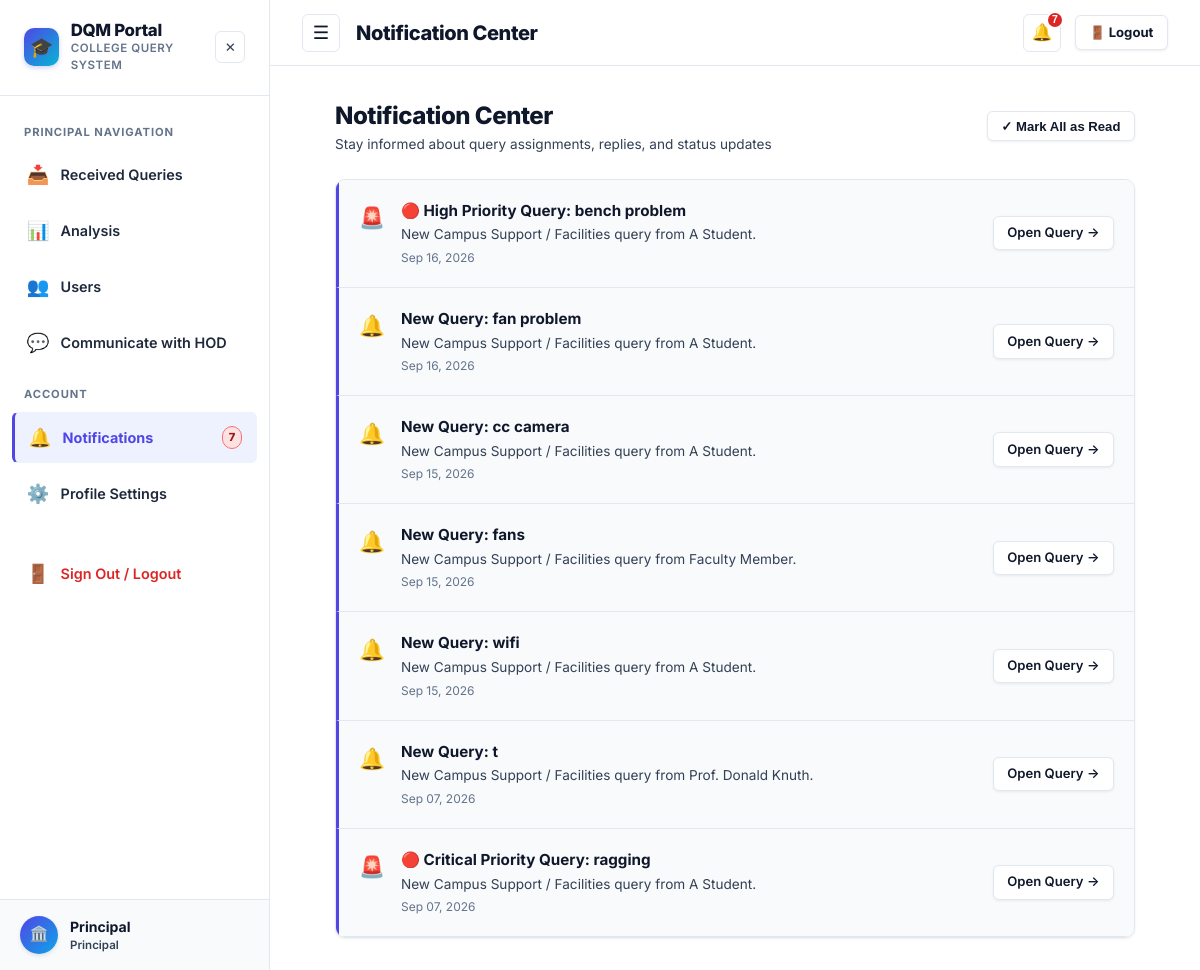
Before: /notifications (signed in) with the older database file.
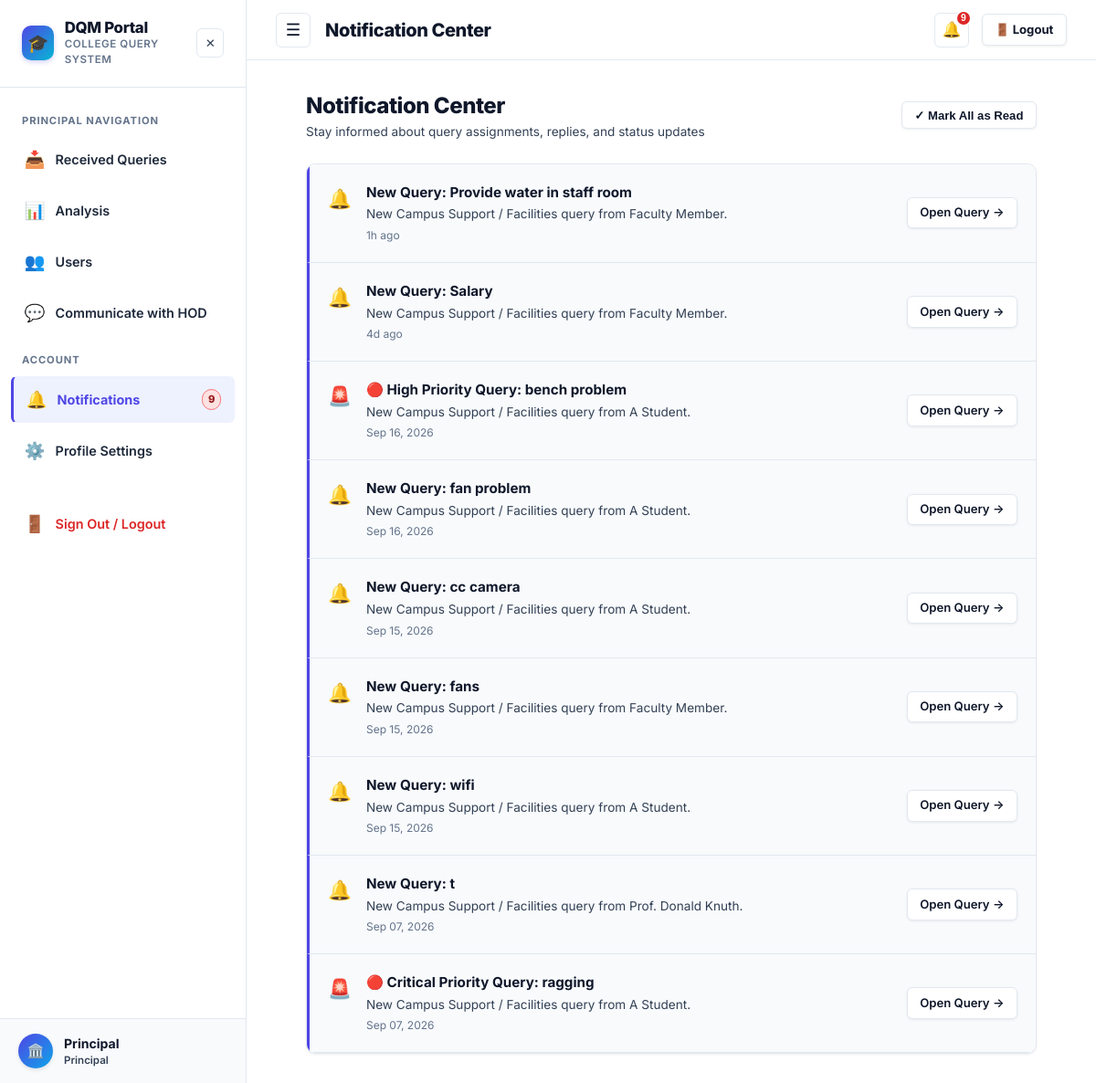
After: the same page with the newer database file.
### tables this page shows
CREATE TABLE notifications (
    id INTEGER PRIMARY KEY AUTOINCREMENT,
    user_id INTEGER NOT NULL,
    query_id INTEGER,
    title TEXT NOT NULL,
    message TEXT NOT NULL,
    type TEXT DEFAULT 'info',
    is_read INTEGER DEFAULT 0,
    created_at TIMESTAMP DEFAULT CURRENT_TIMESTAMP,
    FOREIGN KEY(user_id) REFERENCES users(id) ON DELETE CASCADE,
    FOREIGN KEY(query_id) REFERENCES queries(id) ON DELETE CASCADE
);

### app.py (the view)
@app.route('/notifications')
@login_required
def notifications():
    user = get_current_user()
    db = get_db()
    all_notifs = db.execute("""
        SELECT n.*, q.title as query_title
        FROM notifications n
        LEFT JOIN queries q ON n.query_id = q.id
        WHERE n.user_id = ?
        ORDER BY n.created_at DESC
    """, (user['id'],)).fetchall()
    return render_template('notifications.html', notifications=all_notifs)

### app.py (called while the page is built)
@app.before_request
def track_user_activity():
    user = get_current_user()
    if user and user.get('id'):
        uid = user['id']
        if uid not in ONLINE_USERS:
            ONLINE_USERS[uid] = set()
        now_str = datetime.now().strftime('%Y-%m-%d %H:%M:%S')
        try:
            db = get_db()
            db.execute("UPDATE users SET last_active_at = ? WHERE id = ?", (now_str, uid))
            db.commit()
        except Exception:
            pass

def login_required(f):
    @wraps(f)
    def decorated_function(*args, **kwargs):
        user = get_current_user()
        if not user:
            session.clear()
            flash('Please log in to access this page.', 'warning')
            return redirect(url_for('login', next=request.url))
        return f(*args, **kwargs)
    return decorated_function

def get_current_user():
    if 'user_id' in session:
        db = get_db()
        user = db.execute('SELECT * FROM users WHERE id = ?', (session['user_id'],)).fetchone()
        if not user or not user['is_active']:
            session.clear()
            return None
        return dict(user)
    return None

### templates/notifications.html (shortened to what this page needs)
{% extends 'base.html' %}
{% block page_title %}Notification Center{% endblock %}
{% block content %}
<div style="max-width: 800px; margin: 0 auto;">
  <div style="display: flex; justify-content: space-between; align-items: center; margin-bottom: 1.5rem;">
    <div>
      <h1 style="font-size: 1.5rem; font-weight: 800; color: var(--text-main); margin: 0;">Notification Center</h1>
      <p style="font-size: 0.85rem; color: var(--text-muted); margin: 0;">Stay informed about query assignments, replies, and status updates</p>
    </div>
    <button type="button" class="btn btn-secondary btn-sm" onclick="markAllRead()">
      ✓ Mark All as Read
    </button>
  </div>
  <div class="card" style="padding: 0; overflow: hidden;">
    {% if notifications %}
      {% for n in notifications %}
      <div class="notif-item {% if not n.is_read %}unread{% endif %}" style="padding: 1.25rem; display: flex; justify-content: space-between; align-items: center; border-bottom: 1px solid var(--border-color);">
        <div style="display: flex; gap: 1rem; align-items: flex-start;">
          <div style="font-size: 1.3rem; margin-top: 2px;">
            {% if n.type == 'urgent' %}🚨
            {% elif n.type == 'success' %}✅
            {% elif n.type == 'message' %}💬
            {% else %}🔔{% endif %}
          </div>
          <div>
            <div style="font-weight: 700; font-size: 0.95rem; color: var(--text-main);">{{ n.title }}</div>
            <div style="font-size: 0.85rem; color: var(--text-muted); margin-top: 2px;">{{ n.message }}</div>
            <div style="font-size: 0.75rem; color: var(--text-light); margin-top: 4px;">{{ n.created_at | timeago }}</div>
          </div>
        </div>
        <div>
          {% if n.query_id %}
          <a href="{{ url_for('query_details', query_id=n.query_id) }}" class="btn btn-secondary btn-sm" onclick="markSingleRead({{ n.id }})">
            Open Query →
          </a>
          {% endif %}
        </div>
      </div>
      {% endfor %}
    {% endif %}
  </div>
</div>
{% endblock %}

### templates/base.html (shortened to what the changed rows need)
<!DOCTYPE html>
<html lang="en">
<head>
  <link rel="stylesheet" href="{{ url_for('static', filename='css/style.css') }}">
</head>
<body data-user-role="{{ current_user.role if current_user else '' }}" data-user-dept="{{ current_user.department if current_user else '' }}" data-user-id="{{ current_user.id if current_user else '' }}">
  <div class="app-container">
    {% if current_user %}
    <aside class="sidebar" id="appSidebar">
      <div class="sidebar-header">
        <a href="{{ url_for('index') }}" class="sidebar-brand-wrapper" style="text-decoration: none; color: inherit;">
          <div class="sidebar-brand">
            <h2>DQM Portal</h2>
          </div>
        </a>
      </div>
      <nav class="sidebar-nav">
        <a href="{{ url_for('notifications') }}" class="nav-item {% if request.endpoint == 'notifications' %}active{% endif %}">
          <span class="icon">🔔</span> Notifications
          {% if unread_notifications_count > 0 %}
          <span class="badge badge-urgent" style="margin-left: auto; padding: 2px 6px; font-size: 0.7rem;">{{ unread_notifications_count }}</span>
          {% endif %}
        </a>
      </nav>
    </aside>
    {% endif %}
    <div class="main-content">
      {% if current_user %}
      <header class="topbar">
        <div class="topbar-right">
          <div class="notif-wrapper">
            <button class="notif-btn" id="notifBtn" aria-label="Notifications" title="Notifications">
              🔔
              {% if unread_notifications_count > 0 %}
              <span class="notif-badge">{{ unread_notifications_count }}</span>
              {% endif %}
            </button>
          </div>
        </div>
      </header>
      {% endif %}
      <main class="page-body">
        {% block content %}{% endblock %}
      </main>
    </div>
  </div>
</body>
</html>

Changed rows visible on the page:
added notifications: title "New Query: Provide water in staff room", message "New Campus Support / Facilities query from Faculty Member.", created_at "1h ago"
added notifications: title "New Query: Salary", message "New Campus Support / Facilities query from Faculty Member.", created_at "4d ago"
Other visible differences:
{{ unread_notifications_count }}: "7" → "9"
